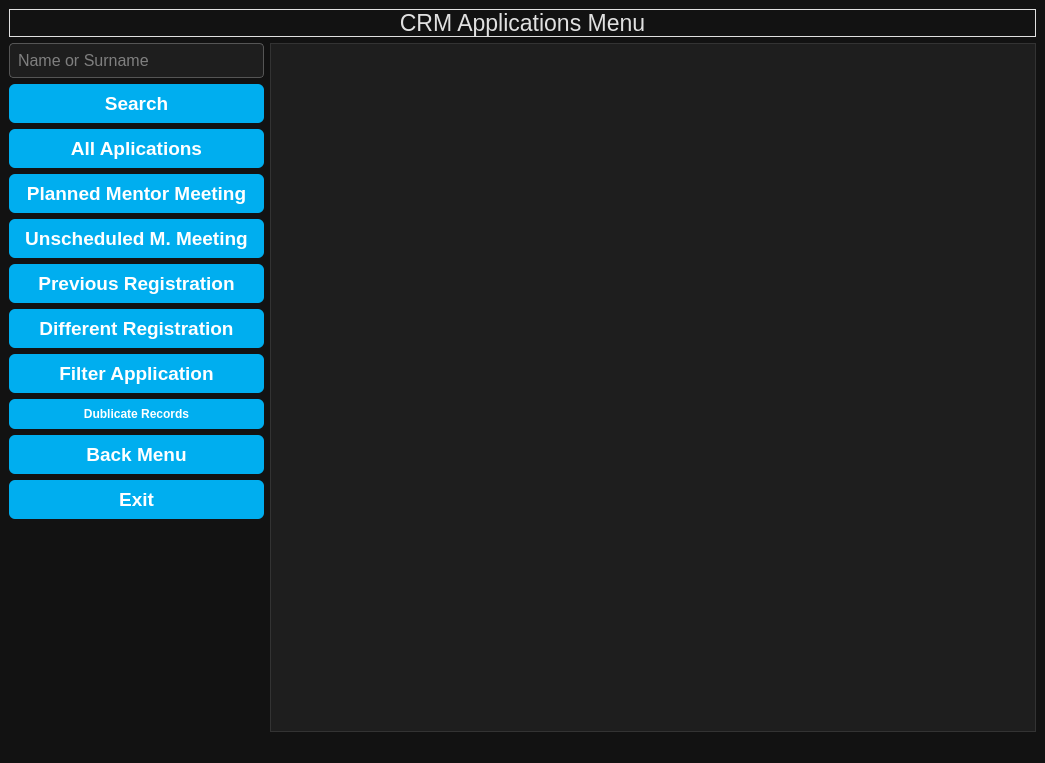
<?xml version="1.0" encoding="UTF-8"?>
<ui version="4.0">
 <class>MainWindow</class>
 <widget class="QMainWindow" name="MainWindow">
  <property name="geometry">
   <rect>
    <x>0</x>
    <y>0</y>
    <width>1045</width>
    <height>763</height>
   </rect>
  </property>
  <property name="windowTitle">
   <string>MainWindow</string>
  </property>
  <property name="styleSheet">
   <string notr="true">/* Genel Arka Plan ve Yazı Rengi */
QWidget {
    background-color: #121212;
    color: #E0E0E0;
}

/* QPushButton - Belirgin Buton + Gölgelendirme */
QPushButton {
    background-color: #00AEEF;
    font: bold 14pt &quot;Segoe UI&quot;;
    color: white;
    font-weight: bold; /* Yazı kalın */
    border: none;
    border-radius: 6px;
    padding: 8px 16px;
    box-shadow: 0px 4px 10px rgba(0, 174, 239, 0.6); /* Daha belirgin gölge */
    transition: background-color 0.3s ease;
}

QPushButton:hover {
    background-color: #D32F2F;
    box-shadow: 0px 4px 10px rgba(211, 47, 47, 0.7); /* Hover gölgesi */
}

QPushButton:pressed {
    background-color: #B71C1C;
    box-shadow: inset 0px 2px 4px rgba(0,0,0,0.4); /* Basılı efekti */
}


/* QLineEdit - Belirginlik İçin */
QLineEdit {
    background-color: #1E1E1E;
    color: #E0E0E0;
    border: 1px solid #555;
    border-radius: 4px;
    padding: 6px;
}

/* QComboBox */
QComboBox {
    background-color: #1E1E1E;
    color: #E0E0E0;
    border: 1px solid #555;
    border-radius: 4px;
    padding: 6px;
}

QComboBox::drop-down {
    subcontrol-origin: padding;
    subcontrol-position: top right;
    width: 25px;
    background-color: #2A2A2A;
    border-left: 1px solid #555;
}

QComboBox::down-arrow {
    width: 10px;
    height: 10px;
    image: none; /* Kendi ikonunu kullanacaksan url() ekle */
}

/* Açılır liste görünümü */
QComboBox QAbstractItemView {
    background-color: #2A2A2A;
    color: #E0E0E0;
    selection-background-color: #455A64;
    selection-color: white;
    border: 1px solid #444;
}

/* Tablo Başlıkları */
QHeaderView::section {
    background-color: #E0E0E0;
    color: black;
    font-weight: bold;
    padding: 6px;
    border: none;
}

/* QTableView */
QTableView {
    background-color: #1E1E1E;
    alternate-background-color: #2A2A2A;
    gridline-color: #444;
    color: #E0E0E0;
    selection-background-color: #455A64;
    selection-color: white;
    border: 1px solid #333;
}

QTableView::item {
    padding: 4px;
}
</string>
  </property>
  <widget class="QWidget" name="centralwidget">
   <layout class="QGridLayout" name="gridLayout_4">
    <item row="0" column="0">
     <widget class="QSplitter" name="splitter">
      <property name="orientation">
       <enum>Qt::Horizontal</enum>
      </property>
      <widget class="QWidget" name="layoutWidget">
       <layout class="QGridLayout" name="gridLayout_3" columnstretch="40">
        <item row="0" column="0">
         <widget class="QLabel" name="label">
          <property name="maximumSize">
           <size>
            <width>16777215</width>
            <height>50</height>
           </size>
          </property>
          <property name="font">
           <font>
            <pointsize>17</pointsize>
           </font>
          </property>
          <property name="layoutDirection">
           <enum>Qt::LeftToRight</enum>
          </property>
          <property name="frameShape">
           <enum>QFrame::Box</enum>
          </property>
          <property name="text">
           <string>CRM Applications Menu</string>
          </property>
          <property name="alignment">
           <set>Qt::AlignCenter</set>
          </property>
         </widget>
        </item>
       </layout>
      </widget>
     </widget>
    </item>
    <item row="1" column="0">
     <layout class="QGridLayout" name="gridLayout_2" columnstretch="15,85">
      <item row="0" column="0">
       <layout class="QGridLayout" name="gridLayout">
        <item row="0" column="0">
         <widget class="QLineEdit" name="lineEdit_ara">
          <property name="minimumSize">
           <size>
            <width>0</width>
            <height>9</height>
           </size>
          </property>
          <property name="maximumSize">
           <size>
            <width>16777215</width>
            <height>16777215</height>
           </size>
          </property>
          <property name="font">
           <font>
            <pointsize>12</pointsize>
           </font>
          </property>
          <property name="styleSheet">
           <string notr="true"/>
          </property>
          <property name="placeholderText">
           <string>Name or Surname</string>
          </property>
         </widget>
        </item>
        <item row="1" column="0">
         <widget class="QPushButton" name="pushButton_ara">
          <property name="maximumSize">
           <size>
            <width>16777215</width>
            <height>16777215</height>
           </size>
          </property>
          <property name="font">
           <font>
            <family>Segoe UI</family>
            <pointsize>14</pointsize>
            <weight>75</weight>
            <italic>false</italic>
            <bold>true</bold>
           </font>
          </property>
          <property name="text">
           <string>Search</string>
          </property>
         </widget>
        </item>
        <item row="2" column="0">
         <widget class="QPushButton" name="pushButton_tumBasvurular">
          <property name="maximumSize">
           <size>
            <width>16777215</width>
            <height>16777215</height>
           </size>
          </property>
          <property name="font">
           <font>
            <family>Segoe UI</family>
            <pointsize>14</pointsize>
            <weight>75</weight>
            <italic>false</italic>
            <bold>true</bold>
           </font>
          </property>
          <property name="text">
           <string>All Aplications</string>
          </property>
         </widget>
        </item>
        <item row="5" column="0">
         <widget class="QPushButton" name="pushButton_oncekiVitKontrol">
          <property name="maximumSize">
           <size>
            <width>16777215</width>
            <height>16777215</height>
           </size>
          </property>
          <property name="font">
           <font>
            <family>Segoe UI</family>
            <pointsize>14</pointsize>
            <weight>75</weight>
            <italic>false</italic>
            <bold>true</bold>
           </font>
          </property>
          <property name="text">
           <string>Previous Registration</string>
          </property>
         </widget>
        </item>
        <item row="12" column="0">
         <spacer name="verticalSpacer">
          <property name="orientation">
           <enum>Qt::Vertical</enum>
          </property>
          <property name="sizeHint" stdset="0">
           <size>
            <width>20</width>
            <height>40</height>
           </size>
          </property>
         </spacer>
        </item>
        <item row="11" column="0">
         <widget class="QPushButton" name="pushButton_exit">
          <property name="maximumSize">
           <size>
            <width>16777215</width>
            <height>16777215</height>
           </size>
          </property>
          <property name="font">
           <font>
            <family>Segoe UI</family>
            <pointsize>14</pointsize>
            <weight>75</weight>
            <italic>false</italic>
            <bold>true</bold>
           </font>
          </property>
          <property name="text">
           <string>Exit</string>
          </property>
         </widget>
        </item>
        <item row="9" column="0">
         <widget class="QPushButton" name="pushButton_tercihler">
          <property name="maximumSize">
           <size>
            <width>16777215</width>
            <height>16777215</height>
           </size>
          </property>
          <property name="font">
           <font>
            <family>Segoe UI</family>
            <pointsize>14</pointsize>
            <weight>75</weight>
            <italic>false</italic>
            <bold>true</bold>
           </font>
          </property>
          <property name="text">
           <string>Back Menu</string>
          </property>
         </widget>
        </item>
        <item row="4" column="0">
         <widget class="QPushButton" name="pushButton_tanimlanmayanMentorGorusmesi">
          <property name="maximumSize">
           <size>
            <width>16777215</width>
            <height>16777215</height>
           </size>
          </property>
          <property name="font">
           <font>
            <family>Segoe UI</family>
            <pointsize>14</pointsize>
            <weight>75</weight>
            <italic>false</italic>
            <bold>true</bold>
           </font>
          </property>
          <property name="text">
           <string>Unscheduled M. Meeting</string>
          </property>
         </widget>
        </item>
        <item row="7" column="0">
         <widget class="QPushButton" name="pushButton_basvuruFiltrele">
          <property name="maximumSize">
           <size>
            <width>16777215</width>
            <height>16777215</height>
           </size>
          </property>
          <property name="font">
           <font>
            <family>Segoe UI</family>
            <pointsize>14</pointsize>
            <weight>75</weight>
            <italic>false</italic>
            <bold>true</bold>
           </font>
          </property>
          <property name="text">
           <string>Filter Application</string>
          </property>
         </widget>
        </item>
        <item row="3" column="0">
         <widget class="QPushButton" name="pushButton_tanimlananMentorGorusmesi">
          <property name="maximumSize">
           <size>
            <width>16777215</width>
            <height>16777215</height>
           </size>
          </property>
          <property name="font">
           <font>
            <family>Segoe UI</family>
            <pointsize>14</pointsize>
            <weight>75</weight>
            <italic>false</italic>
            <bold>true</bold>
           </font>
          </property>
          <property name="text">
           <string>Planned Mentor Meeting</string>
          </property>
         </widget>
        </item>
        <item row="6" column="0">
         <widget class="QPushButton" name="pushButton_farkliKayit">
          <property name="maximumSize">
           <size>
            <width>16777215</width>
            <height>16777215</height>
           </size>
          </property>
          <property name="font">
           <font>
            <family>Segoe UI</family>
            <pointsize>14</pointsize>
            <weight>75</weight>
            <italic>false</italic>
            <bold>true</bold>
           </font>
          </property>
          <property name="text">
           <string>Different Registration</string>
          </property>
         </widget>
        </item>
        <item row="8" column="0">
         <widget class="QPushButton" name="pushButton_mukerrerKayit">
          <property name="text">
           <string>Dublicate Records</string>
          </property>
         </widget>
        </item>
       </layout>
      </item>
      <item row="0" column="1">
       <widget class="QTableWidget" name="tableWidget_goster"/>
      </item>
     </layout>
    </item>
   </layout>
  </widget>
  <widget class="QMenuBar" name="menubar">
   <property name="geometry">
    <rect>
     <x>0</x>
     <y>0</y>
     <width>1045</width>
     <height>26</height>
    </rect>
   </property>
  </widget>
  <widget class="QStatusBar" name="statusbar"/>
 </widget>
 <resources/>
 <connections/>
</ui>
